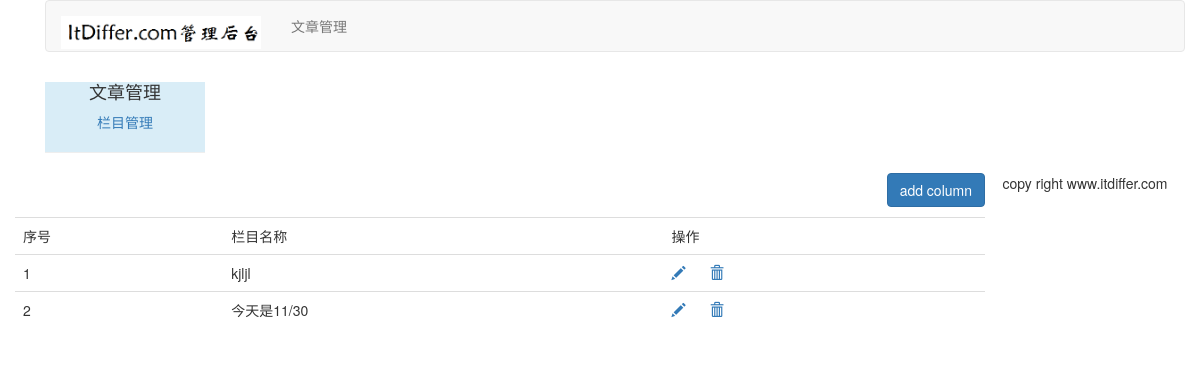
Before: /article/article-column/ (signed in) with the older database file.
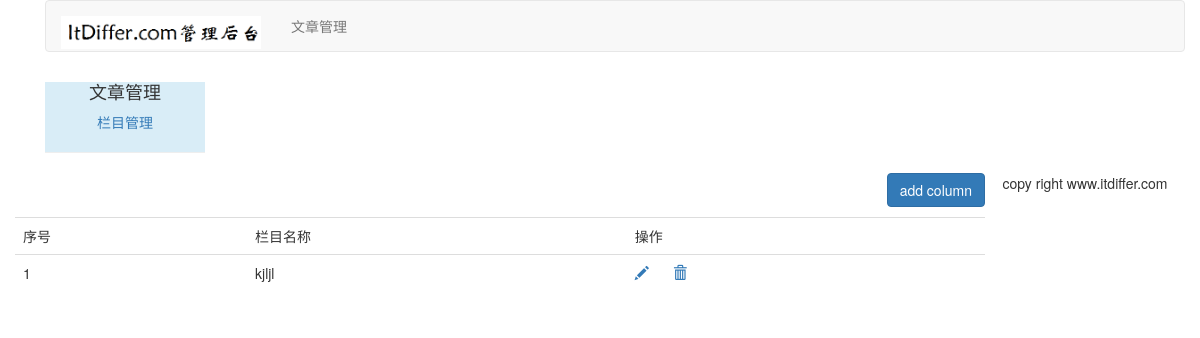
After: the same page with the newer database file.
### article/models.py (models this page shows, shortened)
class ArticleColumn(models.Model):
    user = models.ForeignKey(User,on_delete=models.CASCADE,related_name='article_column')
    column  = models.CharField(max_length=200)
    created = models.DateField(auto_now_add=True)

### article/views.py (the view, shortened to what this page needs)
# urls.py: path('article-column/',views.article_column,name = "article_column"),
@login_required(login_url='/account/login/')
@csrf_exempt
def article_column(request):
    if request.method == "GET":
        columns = ArticleColumn.objects.filter(user=request.user)
        column_form = ArticleColumnForm()
        return render(request, "article/column/article_column.html", {"columns":columns, 'column_form':column_form})

### templates/article/column/article_column.html (shortened to what this page needs)
{% extends "article/base.html" %}
{% load static %}
{% block content %}
<div>
    <p class="text-right"><button id= "add_column" onclick="add_column()" class="btn btn-primary">add column</button></p>
    <table class="table table-hover">
    	<tr>
    		<td>序号</td>
    		<td>栏目名称</td>
    		<td>操作</td>
    	</tr>
    	{% for column in columns %}
    	<tr>
    	    <td>{{ forloop.counter }}</td>
    	    <td>{{ column.column }}</td>
    	    <td>
                <a name="edit" href="javascript:" onclick="edit_column(this, {{ column.id }})"><span class="glyphicon glyphicon-pencil"></span></a>
                <a name="delete" href="javascript:" onclick="del_column(this, {{ column.id }})"><span class="glyphicon glyphicon-trash" style="margin-left:20px;"></span></a>
            </td>
    	</tr>
    	{% empty %}
    	<p>还没有设置栏目，太懒了。</p>
    	{% endfor %}
    </table>
</div>
</div>
{% endblock %}

### templates/article/base.html (shortened to what this page needs)
{% load static %}
<!DOCTYPE html>
<html lang="zh-cn">
<head>
    <link rel="stylesheet" href="{% static 'css/bootstrap.css' %}">
</head>
<body>
<div class="container">
    {% include 'article/header.html' %}
    <div class="col-md-2">
    {% include 'article/leftslider.html' %}
    </div>
    <div class="col-md-10">
    {% block content %}
    {% endblock %}
    {% include 'footer.html' %}
</body>
</html>

### templates/article/header.html
{% load static %}
<div class="container">
    <nav class="navbar navbar-default" role="navigation">
        <div class="navbar-header">
            <a class="navbar-brand" href="http://www.itdiffer.com"><img width="200px" src="{% static 'images/backlogo.png' %}"></a>
        </div>
        <div>
            <ul class="nav navbar-nav" role="tablist">
                <li><a href="{% url 'article:article_column' %}">文章管理</a></li>
            </ul>
        </div>
    </nav>
</div>

### templates/article/leftslider.html
<div class="bg-info">
    <div class="text-center" style="margin-top: 5px;">
        <p><h4>文章管理</h4></p>
        <p><a href="{% url 'article:article_column'%}">栏目管理</a></p>
    </div>
    <hr>
    </div>
</div>

### templates/footer.html
<div class="container">
    <p class="text-center">copy right www.itdiffer.com</p>
</div>

Changed rows visible on the page:
removed ArticleColumn: column "今天是11/30"
